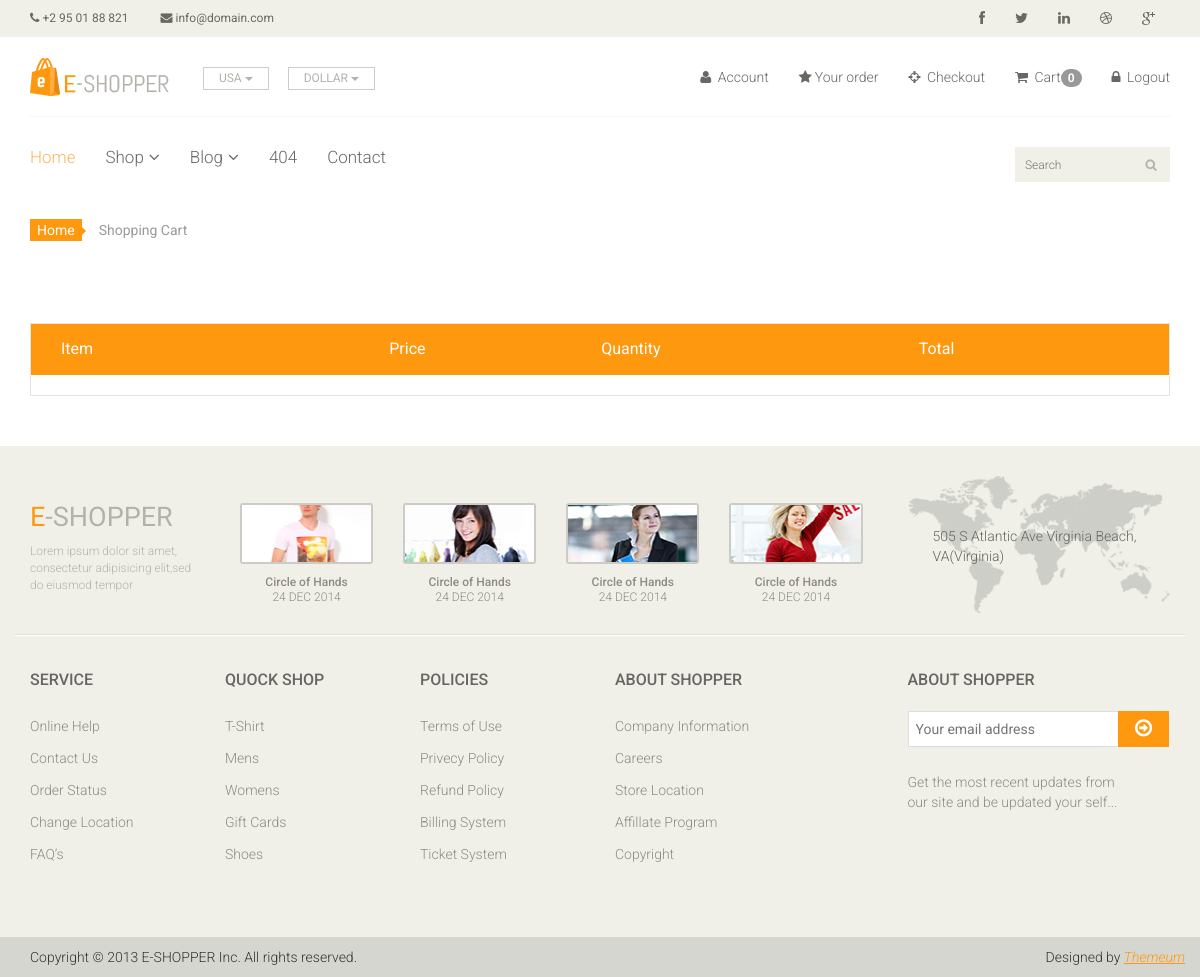
Before: /order/ (signed in) with the older database file.
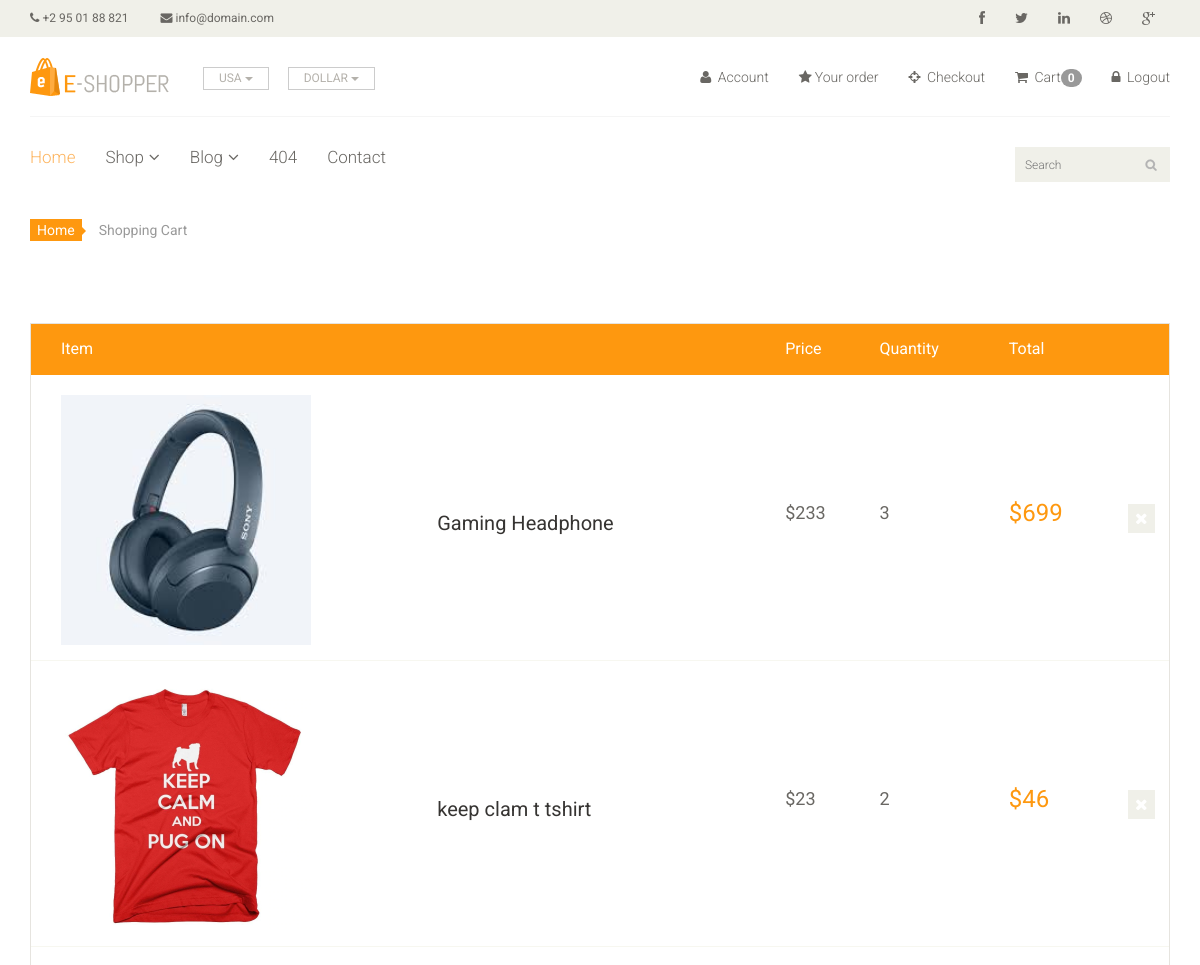
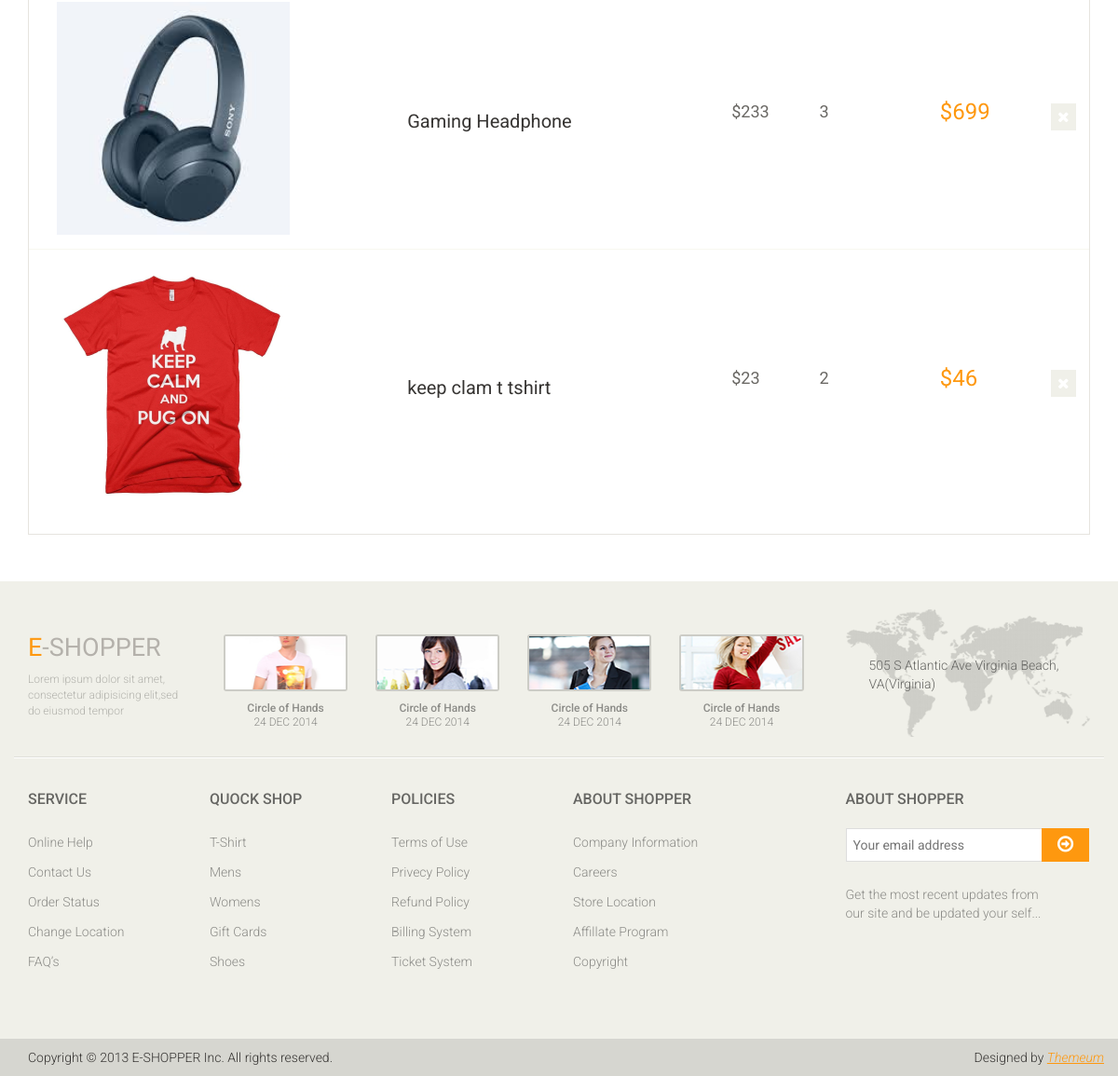
After: the same page with the newer database file (2 pictures, top to bottom).
### app/models.py (models this page shows, shortened)
class Order(models.Model):
    image = models.ImageField(upload_to='ecommerce/order/image')
    product = models.CharField(max_length=1000, default='')
    user = models.ForeignKey(User, on_delete=models.CASCADE)
    price = models.IntegerField()
    quantity = models.CharField(max_length=5)
    total = models.CharField(max_length=1000, default='')
    address = models.TextField()
    phone = models.CharField(max_length=11)
    pincode = models.CharField(max_length=20)
    date = models.DateField(default=datetime.datetime.today)

### E_shop/views.py (the view)
# urls.py: path('order/', views.Your_order, name='order'),
def Your_order(request):
    uid = request.session.get('_auth_user_id')
    user = User.objects.get(pk=uid)
    order = Order.objects.filter(user=user)
    context = {
        'order': order,
    }
    return render(request, 'order.html', context)

### templates/order.html
{% extends 'master.html'%}
{% block body  %}
	<section id="cart_items">
		<div class="container">
			<div class="breadcrumbs">
				<ol class="breadcrumb">
				  <li><a href="#">Home</a></li>
				  <li class="active">Shopping Cart</li>
				</ol>
			</div>
			<div class="table-responsive cart_info">
				<table class="table table-condensed">
					<thead>
						<tr class="cart_menu">
							<td class="image">Item</td>
							<td class="description"></td>
							<td class="price">Price</td>
							<td class="quantity">Quantity</td>
							<td class="total">Total</td>
							<td></td>
						</tr>
					</thead>
					<tbody>
						{% for i in order %}
						<tr>
							<td class="cart_product">
								<a href=""><img src="{{i.image}}" width="250" height="250" alt=""></a>
							</td>
							<td class="cart_description">
								<h4><a href="">{{i.product}}</a></h4>
							</td>
							<td class="cart_price">
								<p>${{i.price}}</p>
							</td>
							<td class="cart_price">
								<div class="cart_quantity_button">
									<p>{{i.quantity}}</p>
								</div>
							</td>
							<td class="cart_total">
								<p class="cart_total_price">${{i.total}}</p>
							</td>
							<td class="cart_delete">
								<a class="cart_quantity_delete" href=""><i class="fa fa-times"></i></a>
							</td>
						</tr>
					{% endfor %}
					</tbody>
				</table>
			</div>
		</div>
	</section>
{% endblock  %}

### templates/master.html (shortened to what this page needs)
<!DOCTYPE html>
<html lang="en">
<head>
    {% load static %}
    <link href="/static/css/bootstrap.min.css" rel="stylesheet">
    <link href="/static/css/font-awesome.min.css" rel="stylesheet">
    <link href="/static/css/prettyPhoto.css" rel="stylesheet">
    <link href="/static/css/price-range.css" rel="stylesheet">
    <link href="/static/css/animate.css" rel="stylesheet">
	<link href="/static/css/main.css" rel="stylesheet">
	<link href="/static/css/responsive.css" rel="stylesheet">
</head>
<body>
    	<header id="header">
		<div class="header_top">
			<div class="container">
				<div class="row">
					<div class="col-sm-6">
						<div class="contactinfo">
							<ul class="nav nav-pills">
								<li><a href="#"><i class="fa fa-phone"></i> +2 95 01 88 821</a></li>
								<li><a href="#"><i class="fa fa-envelope"></i> info@domain.com</a></li>
							</ul>
						</div>
					</div>
					<div class="col-sm-6">
						<div class="social-icons pull-right">
							<ul class="nav navbar-nav">
								<li><a href="#"><i class="fa fa-facebook"></i></a></li>
								<li><a href="#"><i class="fa fa-twitter"></i></a></li>
								<li><a href="#"><i class="fa fa-linkedin"></i></a></li>
								<li><a href="#"><i class="fa fa-dribbble"></i></a></li>
								<li><a href="#"><i class="fa fa-google-plus"></i></a></li>
							</ul>
						</div>
					</div>
				</div>
			</div>
		</div>
		<div class="header-middle">
			<div class="container">
				<div class="row">
					<div class="col-sm-4">
						<div class="logo pull-left">
							<a href="index.html"><img src="/static/images/home/logo.png" alt="" /></a>
						</div>
						<div class="btn-group pull-right">
							<div class="btn-group">
								<button type="button" class="btn btn-default dropdown-toggle usa" data-toggle="dropdown">
									USA
									<span class="caret"></span>
								</button>
							</div>
							<div class="btn-group">
								<button type="button" class="btn btn-default dropdown-toggle usa" data-toggle="dropdown">
									DOLLAR
									<span class="caret"></span>
								</button>
							</div>
						</div>
					</div>
					<div class="col-sm-8">
						<div class="shop-menu pull-right">
							<ul class="nav navbar-nav">
								<li><a href="#"><i class="fa fa-user"></i> Account</a></li>
								<li><a href="/order/"><i class="fa fa-star"></i>Your order</a></li>
								<li><a href="checkout.html"><i class="fa fa-crosshairs"></i> Checkout</a></li>
								<li><a href="cart/cart-detail/"><i class="fa fa-shopping-cart"></i> Cart<span class="badge bg-secondary">{{request.session.cart|length}}</span></a></li>
								{% if user.is_authenticated %}
								<li><a href="{% url 'logout' %}"><i class="fa fa-lock"></i> Logout</a></li>
								{% else %}
								<li><a href="{% url 'login' %}"><i class="fa fa-lock"></i> Login</a></li>
								{% endif %}
							</ul>
						</div>
					</div>
				</div>
			</div>
		</div>
		<div class="header-bottom">
			<div class="container">
				<div class="row">
					<div class="col-sm-9">
						<div class="mainmenu pull-left">
							<ul class="nav navbar-nav collapse navbar-collapse">
								<li><a href="{% url 'index' %}" class="active">Home</a></li>
								<li class="dropdown"><a href="#">Shop<i class="fa fa-angle-down"></i></a>
                                </li>
								<li class="dropdown"><a href="#">Blog<i class="fa fa-angle-down"></i></a>
                                </li>
								<li><a href="404.html">404</a></li>
								<li><a href="/contact_us">Contact</a></li>
							</ul>
						</div>
					</div>
					<div class="col-sm-3">
						<form method="get" action="/search/">
						<div class="search_box pull-right">
							<input name="query" type="text" placeholder="Search"/>
						</div>
							</form>
					</div>
				</div>
			</div>
		</div>
	</header>
        {% block body %}{% endblock %}
            <footer id="footer">
		<div class="footer-top">
			<div class="container">
				<div class="row">
					<div class="col-sm-2">
						<div class="companyinfo">
							<h2><span>e</span>-shopper</h2>
							<p>Lorem ipsum dolor sit amet, consectetur adipisicing elit,sed do eiusmod tempor</p>
						</div>
					</div>
					<div class="col-sm-7">
						<div class="col-sm-3">
							<div class="video-gallery text-center">
								<a href="#">
									<div class="iframe-img">
										<img src="images/home/iframe1.png" alt="" />
									</div>
								</a>
								<p>Circle of Hands</p>
								<h2>24 DEC 2014</h2>
							</div>
						</div>
						<div class="col-sm-3">
							<div class="video-gallery text-center">
								<a href="#">
									<div class="iframe-img">
										<img src="images/home/iframe2.png" alt="" />
									</div>
								</a>
								<p>Circle of Hands</p>
								<h2>24 DEC 2014</h2>
							</div>
						</div>
						<div class="col-sm-3">
							<div class="video-gallery text-center">
								<a href="#">
									<div class="iframe-img">
										<img src="images/home/iframe3.png" alt="" />
									</div>
								</a>
								<p>Circle of Hands</p>
								<h2>24 DEC 2014</h2>
							</div>
						</div>
						<div class="col-sm-3">
							<div class="video-gallery text-center">
								<a href="#">
									<div class="iframe-img">
										<img src="images/home/iframe4.png" alt="" />
									</div>
								</a>
								<p>Circle of Hands</p>
								<h2>24 DEC 2014</h2>
							</div>
						</div>
					</div>
					<div class="col-sm-3">
						<div class="address">
							<img src="images/home/map.png" alt="" />
							<p>505 S Atlantic Ave Virginia Beach, VA(Virginia)</p>
						</div>
					</div>
				</div>
			</div>
		</div>
		<div class="footer-widget">
			<div class="container">
				<div class="row">
					<div class="col-sm-2">
						<div class="single-widget">
							<h2>Service</h2>
							<ul class="nav nav-pills nav-stacked">
								<li><a href="#">Online Help</a></li>
								<li><a href="#">Contact Us</a></li>
								<li><a href="#">Order Status</a></li>
								<li><a href="#">Change Location</a></li>
								<li><a href="#">FAQ’s</a></li>
							</ul>
						</div>
					</div>
					<div class="col-sm-2">
						<div class="single-widget">
							<h2>Quock Shop</h2>
							<ul class="nav nav-pills nav-stacked">
								<li><a href="#">T-Shirt</a></li>
								<li><a href="#">Mens</a></li>
								<li><a href="#">Womens</a></li>
								<li><a href="#">Gift Cards</a></li>
								<li><a href="#">Shoes</a></li>
							</ul>
						</div>
					</div>
					<div class="col-sm-2">
						<div class="single-widget">
							<h2>Policies</h2>
							<ul class="nav nav-pills nav-stacked">
								<li><a href="#">Terms of Use</a></li>
								<li><a href="#">Privecy Policy</a></li>
								<li><a href="#">Refund Policy</a></li>
								<li><a href="#">Billing System</a></li>
								<li><a href="#">Ticket System</a></li>
							</ul>
						</div>
					</div>
					<div class="col-sm-2">
						<div class="single-widget">
							<h2>About Shopper</h2>
							<ul class="nav nav-pills nav-stacked">
								<li><a href="#">Company Information</a></li>
								<li><a href="#">Careers</a></li>
								<li><a href="#">Store Location</a></li>
								<li><a href="#">Affillate Program</a></li>
								<li><a href="#">Copyright</a></li>
							</ul>
						</div>
					</div>
					<div class="col-sm-3 col-sm-offset-1">
						<div class="single-widget">
							<h2>About Shopper</h2>
							<form action="#" class="searchform">
								<input type="text" placeholder="Your email address" />
								<button type="submit" class="btn btn-default"><i class="fa fa-arrow-circle-o-right"></i></button>
								<p>Get the most recent updates from <br />our site and be updated your self...</p>
							</form>
						</div>
					</div>
				</div>
			</div>
		</div>
		<div class="footer-bottom">
			<div class="container">
				<div class="row">
					<p class="pull-left">Copyright © 2013 E-SHOPPER Inc. All rights reserved.</p>
					<p class="pull-right">Designed by <span><a target="_blank" href="http://www.themeum.com">Themeum</a></span></p>
				</div>
			</div>
		</div>
	</footer>
</body>
</html>

Changed rows visible on the page:
added Order: image (picture), product "Gaming Headphone", price "233", quantity "3", total "699"
added Order: image (picture), product "keep clam t tshirt", price "23", quantity "2", total "46"
added Order: image (picture), product "Gaming Headphone", price "233", quantity "3", total "699"
added Order: image (picture), product "keep clam t tshirt", price "23", quantity "2", total "46"
